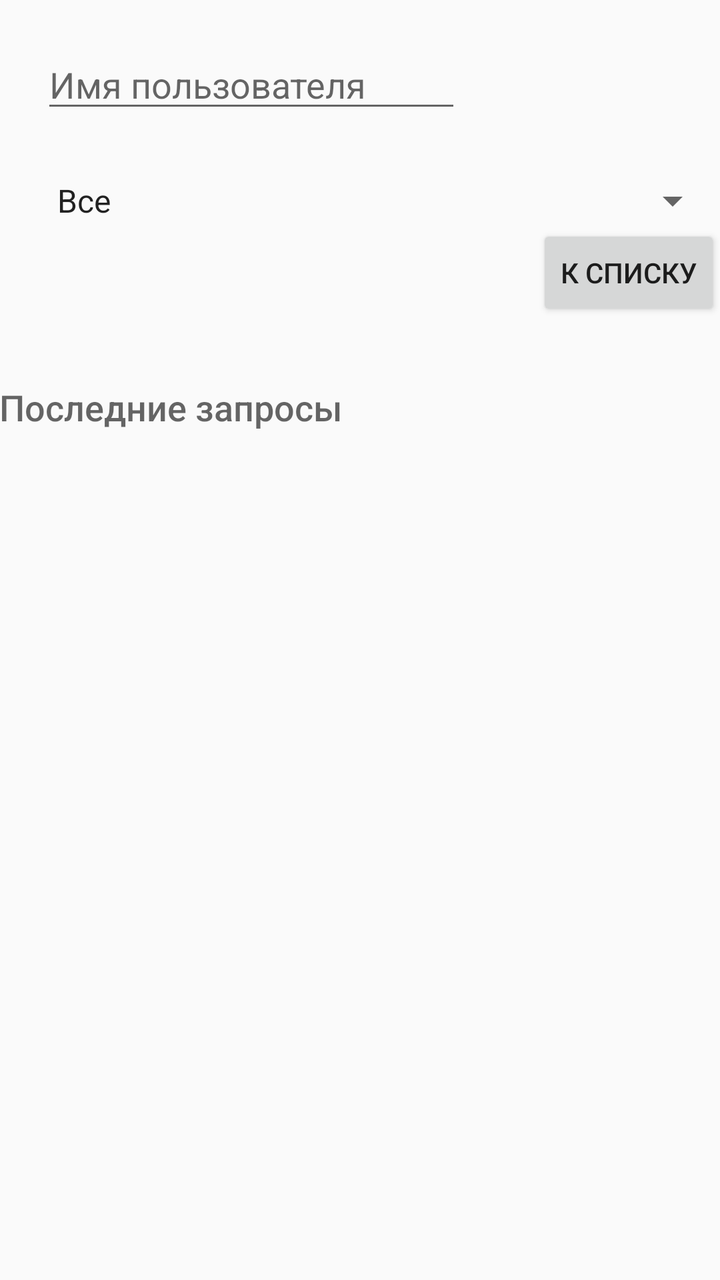
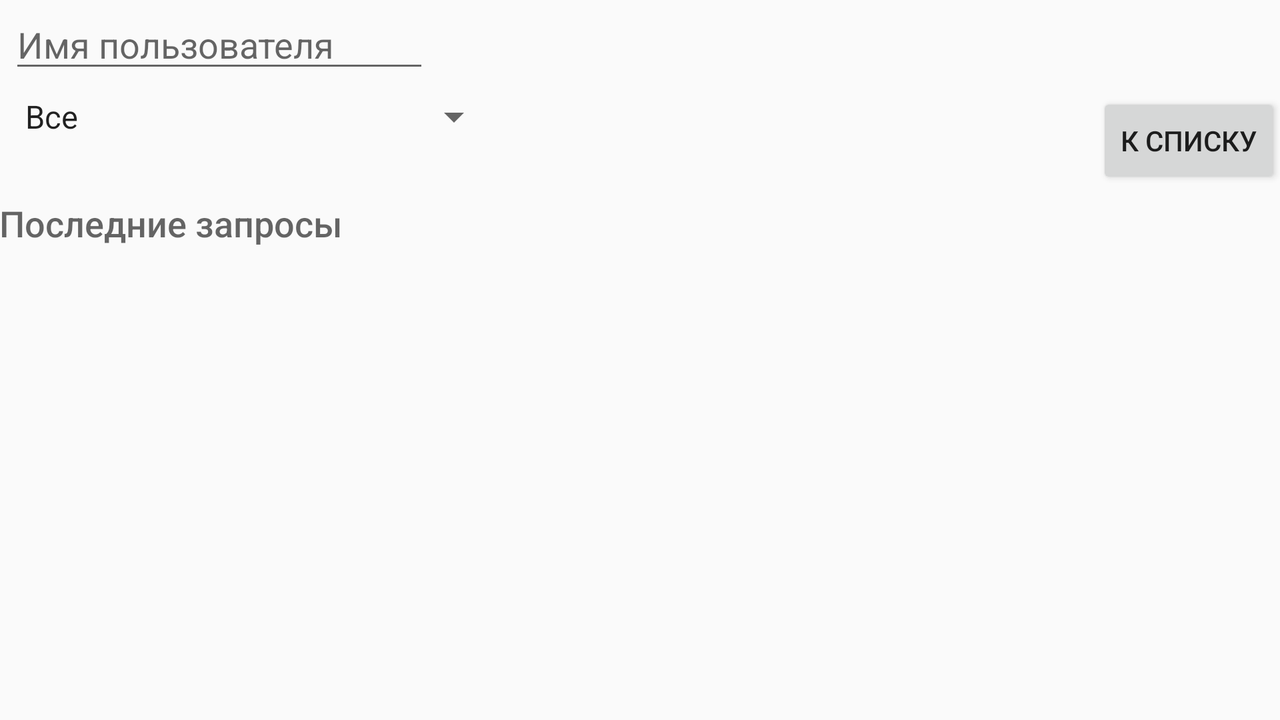

An Android layout and its configuration variant, each rendered on a device that would load it. The default file and the variant file are quoted in full after the pictures.
<!-- AndroidManifest.xml: application theme AppTheme -->
<!-- res/layout/activity_main.xml -->
<?xml version="1.0" encoding="utf-8"?>
<RelativeLayout xmlns:android="http://schemas.android.com/apk/res/android"
    xmlns:tools="http://schemas.android.com/tools"
    android:id="@+id/activity_main"
    android:layout_width="match_parent"
    android:layout_height="match_parent"
    android:paddingBottom="@dimen/activity_vertical_margin"
    android:paddingLeft="@dimen/activity_horizontal_margin"
    android:paddingRight="@dimen/activity_horizontal_margin"
    android:paddingTop="@dimen/activity_vertical_margin"
    tools:context="com.test.gittest.MainActivity">

    <EditText
        android:id="@+id/user_name"
        android:layout_width="wrap_content"
        android:layout_height="wrap_content"
        android:layout_alignParentLeft="true"
        android:layout_alignParentStart="true"
        android:layout_alignParentTop="true"
        android:layout_marginLeft="21dp"
        android:layout_marginStart="21dp"
        android:layout_marginTop="20dp"
        android:ems="10"
        android:hint="@string/et_username_hint"
        android:imeOptions="actionDone"
        android:inputType="textPersonName" />

    <Spinner
        android:id="@+id/repo_type"
        android:layout_width="match_parent"
        android:layout_height="wrap_content"
        android:layout_alignLeft="@+id/user_name"
        android:layout_alignParentEnd="true"
        android:layout_alignParentRight="true"
        android:layout_alignStart="@+id/user_name"
        android:layout_below="@+id/user_name"
        android:layout_marginTop="27dp"
        android:entries="@array/repo_type_array"
        android:spinnerMode="dropdown" />

    <Button
        android:id="@+id/button_goto_list"
        android:layout_width="wrap_content"
        android:layout_height="wrap_content"
        android:layout_alignParentRight="true"
        android:layout_below="@+id/repo_type"
        android:text="@string/button_goto_list" />

    <TextView
        android:id="@+id/last_request_header"
        android:layout_width="wrap_content"
        android:layout_height="wrap_content"
        android:layout_alignParentLeft="true"
        android:layout_alignParentStart="true"
        android:layout_below="@+id/button_goto_list"
        android:layout_marginTop="31dp"
        android:text="@string/last_request_header"
        android:textAppearance="@android:style/TextAppearance.DeviceDefault.Medium" />

    <ListView
        android:id="@+id/last_requests"
        android:layout_width="match_parent"
        android:layout_height="match_parent"
        android:layout_alignParentLeft="true"
        android:layout_alignParentStart="true"
        android:layout_below="@+id/last_request_header"
        android:headerDividersEnabled="false" />


</RelativeLayout>
<!-- resources referenced by this layout -->
<resources>
  <string-array name="repo_type_array">
          <item>Все</item>
          <item>Пользователь владелец</item>
          <item>Пользователь участник</item>
      </string-array>
  <string name="button_goto_list">К списку</string>
  <string name="et_username_hint">Имя пользователя</string>
  <string name="last_request_header">Последние запросы</string>
  <style name="AppTheme" parent="Theme.AppCompat.Light.DarkActionBar">
          
          <item name="colorPrimary">@color/colorPrimary</item>
          <item name="colorPrimaryDark">@color/colorPrimaryDark</item>
          <item name="colorAccent">@color/colorAccent</item>
      </style>
</resources>
<!-- res/layout-land/activity_main.xml (the author's variant of the layout above) -->
<!-- drawn on the phone turned sideways -->
<?xml version="1.0" encoding="utf-8"?>
<RelativeLayout xmlns:android="http://schemas.android.com/apk/res/android"
    xmlns:tools="http://schemas.android.com/tools"
    android:id="@+id/activity_main"
    android:layout_width="match_parent"
    android:layout_height="match_parent"
    android:paddingBottom="@dimen/activity_vertical_margin"
    android:paddingLeft="@dimen/activity_horizontal_margin"
    android:paddingRight="@dimen/activity_horizontal_margin"
    android:paddingTop="@dimen/activity_vertical_margin"
    tools:context="com.test.gittest.MainActivity">

    <EditText
        android:id="@+id/user_name"
        android:layout_width="wrap_content"
        android:layout_height="wrap_content"
        android:layout_alignParentLeft="true"
        android:layout_alignParentStart="true"
        android:layout_alignParentTop="true"
        android:layout_marginLeft="5dp"
        android:layout_marginStart="5dp"
        android:ems="10"
        android:hint="@string/et_username_hint"
        android:imeOptions="actionDone"
        android:inputType="textPersonName" />

    <Spinner
        android:id="@+id/repo_type"
        android:layout_width="wrap_content"
        android:layout_height="wrap_content"
        android:layout_alignLeft="@+id/user_name"
        android:layout_alignStart="@+id/user_name"
        android:layout_below="@+id/user_name"
        android:layout_marginTop="5dp"
        android:entries="@array/repo_type_array"
        android:spinnerMode="dropdown" />

    <Button
        android:id="@+id/button_goto_list"
        android:layout_width="wrap_content"
        android:layout_height="wrap_content"
        android:layout_alignParentRight="true"
        android:layout_alignParentEnd="true"
        android:layout_below="@+id/user_name"
        android:layout_marginTop="5dp"
        android:text="@string/button_goto_list" />

    <TextView
        android:id="@+id/last_request_header"
        android:layout_width="wrap_content"
        android:layout_height="wrap_content"
        android:layout_alignParentLeft="true"
        android:layout_alignParentStart="true"
        android:layout_below="@+id/button_goto_list"
        android:layout_marginTop="5dp"
        android:text="@string/last_request_header"
        android:textAppearance="@android:style/TextAppearance.DeviceDefault.Medium" />

    <ListView
        android:id="@+id/last_requests"
        android:layout_width="match_parent"
        android:layout_height="match_parent"
        android:layout_alignParentLeft="true"
        android:layout_alignParentStart="true"
        android:layout_below="@+id/last_request_header"
        android:headerDividersEnabled="false" />


</RelativeLayout>
